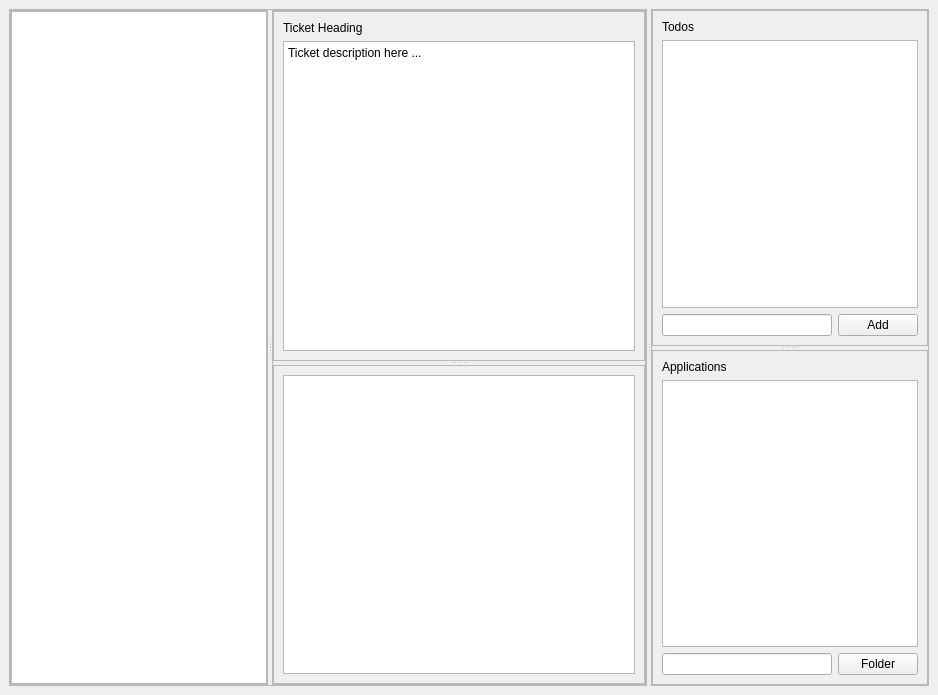
<?xml version="1.0" encoding="UTF-8"?>
<ui version="4.0">
 <class>MainWindow</class>
 <widget class="QMainWindow" name="MainWindow">
  <property name="geometry">
   <rect>
    <x>0</x>
    <y>0</y>
    <width>938</width>
    <height>695</height>
   </rect>
  </property>
  <property name="windowTitle">
   <string>Junction</string>
  </property>
  <widget class="QWidget" name="centralwidget">
   <layout class="QHBoxLayout" name="horizontalLayout_6">
    <item>
     <widget class="QSplitter" name="splitter">
      <property name="orientation">
       <enum>Qt::Horizontal</enum>
      </property>
      <widget class="QFrame" name="frameTicket">
       <property name="sizePolicy">
        <sizepolicy hsizetype="Preferred" vsizetype="Preferred">
         <horstretch>1</horstretch>
         <verstretch>0</verstretch>
        </sizepolicy>
       </property>
       <property name="frameShape">
        <enum>QFrame::StyledPanel</enum>
       </property>
       <property name="frameShadow">
        <enum>QFrame::Raised</enum>
       </property>
       <layout class="QHBoxLayout" name="horizontalLayout_2">
        <property name="leftMargin">
         <number>0</number>
        </property>
        <property name="topMargin">
         <number>0</number>
        </property>
        <property name="rightMargin">
         <number>0</number>
        </property>
        <property name="bottomMargin">
         <number>0</number>
        </property>
        <item>
         <widget class="QSplitter" name="splitter_2">
          <property name="orientation">
           <enum>Qt::Horizontal</enum>
          </property>
          <widget class="QFrame" name="frameTicketList">
           <property name="sizePolicy">
            <sizepolicy hsizetype="Preferred" vsizetype="Preferred">
             <horstretch>0</horstretch>
             <verstretch>0</verstretch>
            </sizepolicy>
           </property>
           <property name="frameShape">
            <enum>QFrame::StyledPanel</enum>
           </property>
           <property name="frameShadow">
            <enum>QFrame::Raised</enum>
           </property>
           <layout class="QVBoxLayout" name="verticalLayout">
            <property name="leftMargin">
             <number>0</number>
            </property>
            <property name="topMargin">
             <number>0</number>
            </property>
            <property name="rightMargin">
             <number>0</number>
            </property>
            <property name="bottomMargin">
             <number>0</number>
            </property>
            <item>
             <widget class="QListView" name="viewTicketList"/>
            </item>
           </layout>
          </widget>
          <widget class="QFrame" name="frameMiddle">
           <property name="sizePolicy">
            <sizepolicy hsizetype="Preferred" vsizetype="Preferred">
             <horstretch>1</horstretch>
             <verstretch>0</verstretch>
            </sizepolicy>
           </property>
           <property name="frameShape">
            <enum>QFrame::StyledPanel</enum>
           </property>
           <property name="frameShadow">
            <enum>QFrame::Raised</enum>
           </property>
           <layout class="QVBoxLayout" name="verticalLayout_5">
            <property name="leftMargin">
             <number>0</number>
            </property>
            <property name="topMargin">
             <number>0</number>
            </property>
            <property name="rightMargin">
             <number>0</number>
            </property>
            <property name="bottomMargin">
             <number>0</number>
            </property>
            <item>
             <widget class="QSplitter" name="splitter_3">
              <property name="orientation">
               <enum>Qt::Vertical</enum>
              </property>
              <widget class="QFrame" name="frameTicketDetails">
               <property name="frameShape">
                <enum>QFrame::StyledPanel</enum>
               </property>
               <property name="frameShadow">
                <enum>QFrame::Raised</enum>
               </property>
               <layout class="QVBoxLayout" name="verticalLayout_2">
                <item>
                 <widget class="QLabel" name="lblTicketHeading">
                  <property name="text">
                   <string>Ticket Heading</string>
                  </property>
                 </widget>
                </item>
                <item>
                 <widget class="QPlainTextEdit" name="txtTicketDescription">
                  <property name="plainText">
                   <string>Ticket description here ...</string>
                  </property>
                 </widget>
                </item>
               </layout>
              </widget>
              <widget class="QFrame" name="frameNotes">
               <property name="frameShape">
                <enum>QFrame::StyledPanel</enum>
               </property>
               <property name="frameShadow">
                <enum>QFrame::Raised</enum>
               </property>
               <layout class="QVBoxLayout" name="verticalLayout_4">
                <item>
                 <widget class="QTextEdit" name="txtNotes">
                  <property name="html">
                   <string>&lt;!DOCTYPE HTML PUBLIC &quot;-//W3C//DTD HTML 4.0//EN&quot; &quot;http://www.w3.org/TR/REC-html40/strict.dtd&quot;&gt;
&lt;html&gt;&lt;head&gt;&lt;meta name=&quot;qrichtext&quot; content=&quot;1&quot; /&gt;&lt;style type=&quot;text/css&quot;&gt;
p, li { white-space: pre-wrap; }
&lt;/style&gt;&lt;/head&gt;&lt;body style=&quot; font-family:'.SF NS Text'; font-size:13pt; font-weight:400; font-style:normal;&quot;&gt;
&lt;p style=&quot;-qt-paragraph-type:empty; margin-top:0px; margin-bottom:0px; margin-left:0px; margin-right:0px; -qt-block-indent:0; text-indent:0px;&quot;&gt;&lt;br /&gt;&lt;/p&gt;&lt;/body&gt;&lt;/html&gt;</string>
                  </property>
                 </widget>
                </item>
               </layout>
              </widget>
             </widget>
            </item>
           </layout>
          </widget>
         </widget>
        </item>
       </layout>
      </widget>
      <widget class="QFrame" name="frameSidebar">
       <property name="frameShape">
        <enum>QFrame::StyledPanel</enum>
       </property>
       <property name="frameShadow">
        <enum>QFrame::Raised</enum>
       </property>
       <layout class="QHBoxLayout" name="horizontalLayout_5">
        <property name="leftMargin">
         <number>0</number>
        </property>
        <property name="topMargin">
         <number>0</number>
        </property>
        <property name="rightMargin">
         <number>0</number>
        </property>
        <property name="bottomMargin">
         <number>0</number>
        </property>
        <item>
         <widget class="QSplitter" name="splitter_4">
          <property name="orientation">
           <enum>Qt::Vertical</enum>
          </property>
          <widget class="QFrame" name="frameTodoList">
           <property name="frameShape">
            <enum>QFrame::StyledPanel</enum>
           </property>
           <property name="frameShadow">
            <enum>QFrame::Raised</enum>
           </property>
           <layout class="QVBoxLayout" name="verticalLayout_6">
            <item>
             <widget class="QLabel" name="lblTodos">
              <property name="text">
               <string>Todos</string>
              </property>
             </widget>
            </item>
            <item>
             <widget class="QListView" name="listTodo"/>
            </item>
            <item>
             <widget class="QFrame" name="frameAddTodo">
              <property name="frameShape">
               <enum>QFrame::NoFrame</enum>
              </property>
              <property name="frameShadow">
               <enum>QFrame::Raised</enum>
              </property>
              <layout class="QHBoxLayout" name="horizontalLayout_3">
               <property name="leftMargin">
                <number>0</number>
               </property>
               <property name="topMargin">
                <number>0</number>
               </property>
               <property name="rightMargin">
                <number>0</number>
               </property>
               <property name="bottomMargin">
                <number>0</number>
               </property>
               <item>
                <widget class="QLineEdit" name="txtNewTodo"/>
               </item>
               <item>
                <widget class="QPushButton" name="btnAddTodo">
                 <property name="text">
                  <string>Add</string>
                 </property>
                </widget>
               </item>
              </layout>
             </widget>
            </item>
           </layout>
          </widget>
          <widget class="QFrame" name="frameWorkspace">
           <property name="frameShape">
            <enum>QFrame::StyledPanel</enum>
           </property>
           <property name="frameShadow">
            <enum>QFrame::Raised</enum>
           </property>
           <layout class="QVBoxLayout" name="verticalLayout_7">
            <item>
             <widget class="QLabel" name="lblApplications">
              <property name="text">
               <string>Applications</string>
              </property>
             </widget>
            </item>
            <item>
             <widget class="QListView" name="listApplications"/>
            </item>
            <item>
             <widget class="QFrame" name="frameWorkspaceFolder">
              <property name="frameShape">
               <enum>QFrame::NoFrame</enum>
              </property>
              <property name="frameShadow">
               <enum>QFrame::Raised</enum>
              </property>
              <property name="lineWidth">
               <number>0</number>
              </property>
              <layout class="QHBoxLayout" name="horizontalLayout_4">
               <property name="leftMargin">
                <number>0</number>
               </property>
               <property name="topMargin">
                <number>0</number>
               </property>
               <property name="rightMargin">
                <number>0</number>
               </property>
               <property name="bottomMargin">
                <number>0</number>
               </property>
               <item>
                <widget class="QLineEdit" name="txtProjectFolder">
                 <property name="sizePolicy">
                  <sizepolicy hsizetype="Expanding" vsizetype="Fixed">
                   <horstretch>0</horstretch>
                   <verstretch>0</verstretch>
                  </sizepolicy>
                 </property>
                </widget>
               </item>
               <item>
                <widget class="QPushButton" name="btnSelectFolder">
                 <property name="text">
                  <string>Folder</string>
                 </property>
                 <property name="flat">
                  <bool>false</bool>
                 </property>
                </widget>
               </item>
              </layout>
             </widget>
            </item>
           </layout>
          </widget>
         </widget>
        </item>
       </layout>
      </widget>
     </widget>
    </item>
   </layout>
  </widget>
 </widget>
 <resources/>
 <connections/>
</ui>
